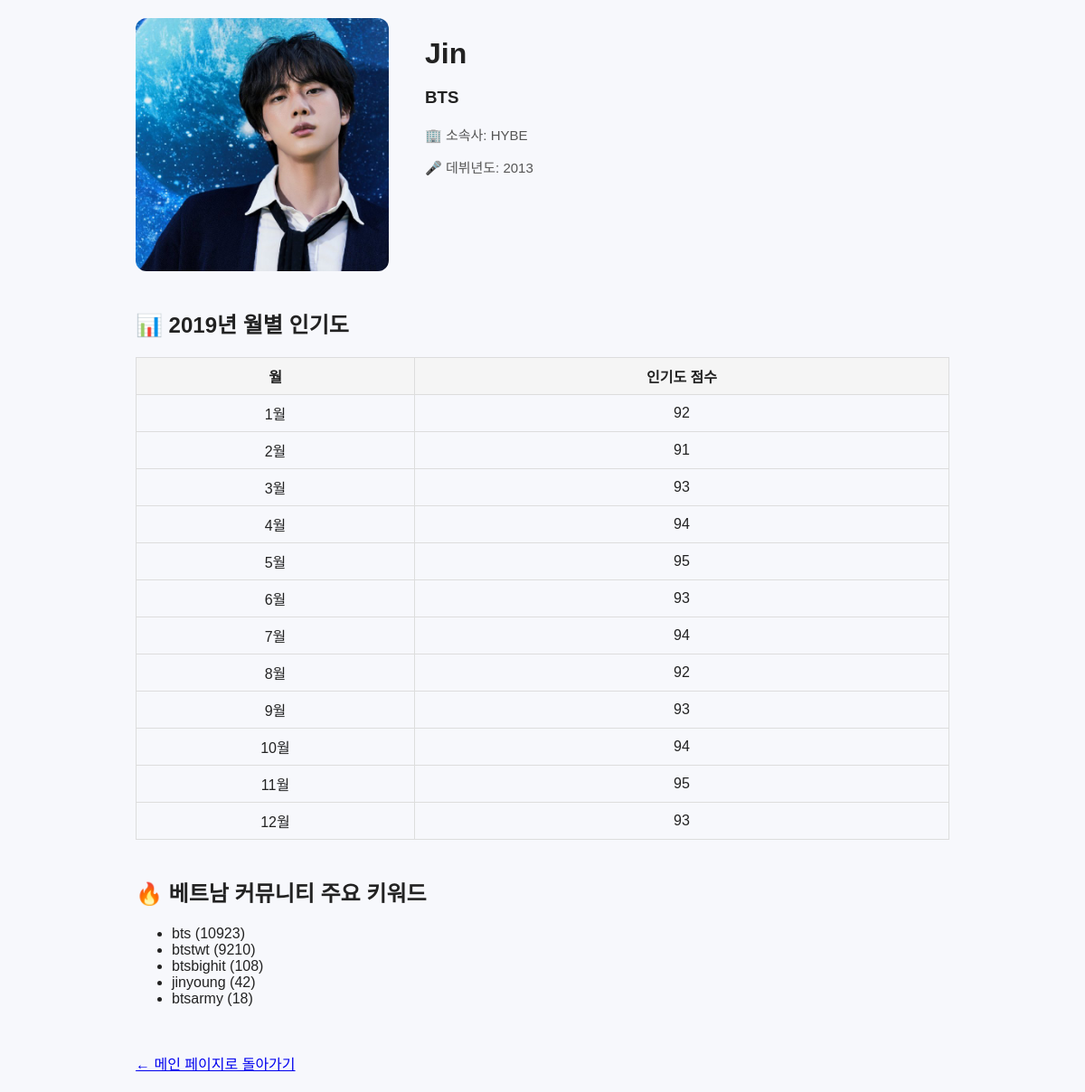
The page /idol/2 on the database its author committed.
### tables this page shows
CREATE TABLE idol (
    id INTEGER PRIMARY KEY AUTOINCREMENT,
    name TEXT NOT NULL,
    group_name TEXT NOT NULL,
    debut_year INTEGER,
    agency TEXT
, image TEXT);

CREATE TABLE idol_popularity (
    id INTEGER PRIMARY KEY AUTOINCREMENT,
    idol_id INTEGER NOT NULL,
    year INTEGER NOT NULL,
    month INTEGER NOT NULL,
    popularity_score INTEGER NOT NULL,
    FOREIGN KEY (idol_id) REFERENCES idol(id)
);

### app.py (the view)
@app.route("/idol/<int:id>")
def idol_detail(id):
    conn = get_db()
    cur = conn.cursor()
    cur.execute("SELECT * FROM idol WHERE id = ?", (id,))
    idol = cur.fetchone()
    if idol is None:
        conn.close()
        return "아이돌 정보를 찾을 수 없습니다.", 404
    cur.execute("""
        SELECT month, popularity_score
        FROM idol_popularity
        WHERE idol_id = ?
          AND year = 2019
        ORDER BY month
    """, (id,))
    popularity = cur.fetchall()
    cur.execute("""
        SELECT keyword, SUM(keyword_count) AS total_count
        FROM keyword_trend
        WHERE year = 2019
          AND (
              LOWER(keyword) LIKE '%' || LOWER(?) || '%'
              OR LOWER(keyword) LIKE '%' || LOWER(?) || '%'
          )
        GROUP BY keyword
        ORDER BY total_count DESC
        LIMIT 5
    """, (idol["name"], idol["group_name"]))
    keywords = cur.fetchall()
    conn.close()
    return render_template(
        "idol_detail.html",
        idol=idol,
        popularity=popularity,
        keywords=keywords
    )

### app.py (called while the page is built)
def get_db():
    conn = sqlite3.connect("database.db")
    conn.row_factory = sqlite3.Row
    return conn

### templates/idol_detail.html (shortened to what this page needs)
<!DOCTYPE html>
<html lang="ko">
<head>
    <link rel="stylesheet" href="{{ url_for('static', filename='style.css') }}">
</head>
<body>
<div class="detail-container">
    <div class="idol-header">
        <img
            src="{{ url_for('static', filename='images/' ~ idol.image) }}"
            alt="{{ idol.name }}"
        >
        <div class="idol-info">
            <h1>{{ idol.name }}</h1>
            <h3>{{ idol.group_name }}</h3>
            <div class="meta">
                <p>🏢 소속사:
                    {{ idol.agency if idol.agency else "정보 없음" }}
                </p>
                <p>🎤 데뷔년도:
                    {{ idol.debut_year if idol.debut_year else "정보 없음" }}
                </p>
            </div>
        </div>
    </div>
    <section>
        <h2>📊 2019년 월별 인기도</h2>
        {% if popularity and popularity|length > 0 %}
        <table>
            <thead>
                <tr>
                    <th>월</th>
                    <th>인기도 점수</th>
                </tr>
            </thead>
            <tbody>
                {% for row in popularity %}
                <tr>
                    <td>{{ row.month }}월</td>
                    <td>{{ row.popularity_score }}</td>
                </tr>
                {% endfor %}
            </tbody>
        </table>
        {% else %}
            <p>월별 인기도 데이터가 없습니다.</p>
        {% endif %}
    </section>
    <section>
        <h2>🔥 베트남 커뮤니티 주요 키워드</h2>
        {% if keywords and keywords|length > 0 %}
            <ul>
                {% for k in keywords %}
                <li>{{ k.keyword }} ({{ k.total_count }})</li>
                {% endfor %}
            </ul>
        {% else %}
            <p>관련 키워드 데이터가 없습니다.</p>
        {% endif %}
    </section>
    <footer style="margin-top:50px;">
        <a href="/">← 메인 페이지로 돌아가기</a>
    </footer>
</div>
</body>
</html>

### static/style.css (style rules this page uses)
body { font-family: "Apple SD Gothic Neo", "Noto Sans KR", sans-serif; margin: 0; padding: 0; background: #f7f8fc; color: #222; }

### templates/idol_detail.html (style rules this page uses)
.detail-container { max-width: 900px; margin: 0 auto; padding: 20px; }
.idol-header { display: flex; gap: 40px; align-items: flex-start; }
.idol-header img { width: 280px; border-radius: 12px; }
.idol-info { flex: 1; }
.idol-info h1 { margin-bottom: 10px; }
.meta { margin-top: 10px; font-size: 15px; color: #555; }
table { margin-top: 15px; border-collapse: collapse; width: 100%; }
table th, table td { border: 1px solid #ddd; padding: 8px; text-align: center; }
table th { background-color: #f5f5f5; }
section { margin-top: 40px; }

### rows shown on the page
idol: image (picture), name "Jin", group_name "BTS", agency "HYBE", debut_year "2013"
idol_popularity: month "1", popularity_score "92"
idol_popularity: month "2", popularity_score "91"
idol_popularity: month "3", popularity_score "93"
idol_popularity: month "4", popularity_score "94"
idol_popularity: month "5", popularity_score "95"
idol_popularity: month "6", popularity_score "93"
idol_popularity: month "7", popularity_score "94"
idol_popularity: month "8", popularity_score "92"
idol_popularity: month "9", popularity_score "93"
idol_popularity: month "10", popularity_score "94"
idol_popularity: month "11", popularity_score "95"
idol_popularity: month "12", popularity_score "93"

### other values the page prints
{{ k.keyword }} "bts" "btstwt" "btsbighit" "jinyoung" "btsarmy"
{{ k.total_count }} "10923" "9210" "108" "42" "18"
